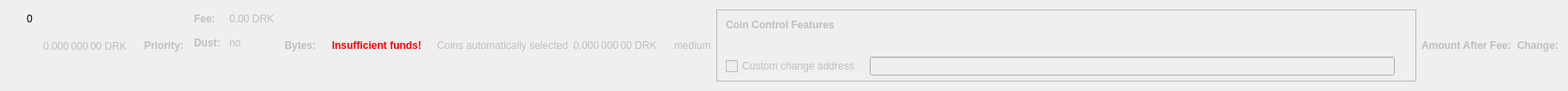
    <widget class="QWidget" name="dummyHideWidget" native="true">
     <property name="maximumSize">
      <size>
       <width>100</width>
       <height>22</height>
      </size>
     </property>
     <layout class="QHBoxLayout" name="dummyHideLayout">
      <item>
       <layout class="QFormLayout" name="formLayoutCoinControl1">
        <property name="horizontalSpacing">
         <number>10</number>
        </property>
        <property name="verticalSpacing">
         <number>14</number>
        </property>
        <property name="leftMargin">
         <number>10</number>
        </property>
        <property name="topMargin">
         <number>4</number>
        </property>
        <property name="rightMargin">
         <number>6</number>
        </property>
        <item row="0" column="1">
         <widget class="QLabel" name="labelCoinControlBytes">
          <property name="cursor">
           <cursorShape>IBeamCursor</cursorShape>
          </property>
          <property name="contextMenuPolicy">
           <enum>Qt::ActionsContextMenu</enum>
          </property>
          <property name="text">
           <string notr="true">0</string>
          </property>
          <property name="textInteractionFlags">
           <set>Qt::LinksAccessibleByMouse|Qt::TextSelectableByKeyboard|Qt::TextSelectableByMouse</set>
          </property>
         </widget>
        </item>
       </layout>
      </item>
      <item>
       <widget class="QLabel" name="labelCoinControlAfterFee">
        <property name="enabled">
         <bool>false</bool>
        </property>
        <property name="sizePolicy">
         <sizepolicy hsizetype="Fixed" vsizetype="Fixed">
          <horstretch>0</horstretch>
          <verstretch>0</verstretch>
         </sizepolicy>
        </property>
        <property name="minimumSize">
         <size>
          <width>111</width>
          <height>12</height>
         </size>
        </property>
        <property name="maximumSize">
         <size>
          <width>111</width>
          <height>12</height>
         </size>
        </property>
        <property name="cursor">
         <cursorShape>IBeamCursor</cursorShape>
        </property>
        <property name="contextMenuPolicy">
         <enum>Qt::ActionsContextMenu</enum>
        </property>
        <property name="text">
         <string notr="true">0.000 000 00 DRK</string>
        </property>
        <property name="textInteractionFlags">
         <set>Qt::LinksAccessibleByMouse|Qt::TextSelectableByKeyboard|Qt::TextSelectableByMouse</set>
        </property>
       </widget>
      </item>
      <item>
       <widget class="QLabel" name="labelCoinControlPriorityText">
        <property name="enabled">
         <bool>false</bool>
        </property>
        <property name="font">
         <font>
          <weight>75</weight>
          <bold>true</bold>
         </font>
        </property>
        <property name="text">
         <string>Priority:</string>
        </property>
       </widget>
      </item>
      <item>
       <layout class="QHBoxLayout" name="horizontalLayout"/>
      </item>
      <item>
       <layout class="QFormLayout" name="formLayoutCoinControl3">
        <property name="horizontalSpacing">
         <number>10</number>
        </property>
        <property name="verticalSpacing">
         <number>14</number>
        </property>
        <property name="leftMargin">
         <number>6</number>
        </property>
        <property name="topMargin">
         <number>4</number>
        </property>
        <property name="rightMargin">
         <number>6</number>
        </property>
        <item row="0" column="0">
         <widget class="QLabel" name="labelCoinControlFeeText">
          <property name="enabled">
           <bool>false</bool>
          </property>
          <property name="font">
           <font>
            <weight>75</weight>
            <bold>true</bold>
           </font>
          </property>
          <property name="text">
           <string>Fee:</string>
          </property>
          <property name="margin">
           <number>0</number>
          </property>
         </widget>
        </item>
        <item row="0" column="1">
         <widget class="QLabel" name="labelCoinControlFee">
          <property name="enabled">
           <bool>false</bool>
          </property>
          <property name="cursor">
           <cursorShape>IBeamCursor</cursorShape>
          </property>
          <property name="contextMenuPolicy">
           <enum>Qt::ActionsContextMenu</enum>
          </property>
          <property name="text">
           <string notr="true">0.00 DRK</string>
          </property>
          <property name="textInteractionFlags">
           <set>Qt::LinksAccessibleByMouse|Qt::TextSelectableByKeyboard|Qt::TextSelectableByMouse</set>
          </property>
         </widget>
        </item>
        <item row="1" column="0">
         <widget class="QLabel" name="labelCoinControlLowOutputText">
          <property name="enabled">
           <bool>false</bool>
          </property>
          <property name="font">
           <font>
            <weight>75</weight>
            <bold>true</bold>
           </font>
          </property>
          <property name="text">
           <string>Dust:</string>
          </property>
         </widget>
        </item>
        <item row="1" column="1">
         <widget class="QLabel" name="labelCoinControlLowOutput">
          <property name="enabled">
           <bool>false</bool>
          </property>
          <property name="cursor">
           <cursorShape>IBeamCursor</cursorShape>
          </property>
          <property name="contextMenuPolicy">
           <enum>Qt::ActionsContextMenu</enum>
          </property>
          <property name="text">
           <string>no</string>
          </property>
          <property name="textInteractionFlags">
           <set>Qt::LinksAccessibleByMouse|Qt::TextSelectableByKeyboard|Qt::TextSelectableByMouse</set>
          </property>
         </widget>
        </item>
       </layout>
      </item>
      <item>
       <widget class="QLabel" name="labelCoinControlBytesText">
        <property name="enabled">
         <bool>false</bool>
        </property>
        <property name="font">
         <font>
          <weight>75</weight>
          <bold>true</bold>
         </font>
        </property>
        <property name="text">
         <string>Bytes:</string>
        </property>
       </widget>
      </item>
      <item>
       <layout class="QFormLayout" name="formLayoutCoinControl2">
        <property name="horizontalSpacing">
         <number>10</number>
        </property>
        <property name="verticalSpacing">
         <number>14</number>
        </property>
        <property name="leftMargin">
         <number>6</number>
        </property>
        <property name="topMargin">
         <number>4</number>
        </property>
        <property name="rightMargin">
         <number>6</number>
        </property>
       </layout>
      </item>
      <item>
       <layout class="QHBoxLayout" name="horizontalLayoutCoinControl2">
        <property name="spacing">
         <number>8</number>
        </property>
        <property name="bottomMargin">
         <number>10</number>
        </property>
       </layout>
      </item>
      <item>
       <widget class="QLabel" name="labelCoinControlInsuffFunds">
        <property name="enabled">
         <bool>false</bool>
        </property>
        <property name="minimumSize">
         <size>
          <width>0</width>
          <height>0</height>
         </size>
        </property>
        <property name="font">
         <font>
          <weight>75</weight>
          <bold>true</bold>
         </font>
        </property>
        <property name="styleSheet">
         <string notr="true">color:red;font-weight:bold;</string>
        </property>
        <property name="text">
         <string>Insufficient funds!</string>
        </property>
        <property name="margin">
         <number>5</number>
        </property>
       </widget>
      </item>
      <item>
       <layout class="QFormLayout" name="formLayoutCoinControl4">
        <property name="horizontalSpacing">
         <number>10</number>
        </property>
        <property name="verticalSpacing">
         <number>14</number>
        </property>
        <property name="leftMargin">
         <number>6</number>
        </property>
        <property name="topMargin">
         <number>4</number>
        </property>
        <property name="rightMargin">
         <number>6</number>
        </property>
       </layout>
      </item>
      <item>
       <widget class="QLabel" name="labelCoinControlAutomaticallySelected">
        <property name="enabled">
         <bool>false</bool>
        </property>
        <property name="sizePolicy">
         <sizepolicy hsizetype="Fixed" vsizetype="Fixed">
          <horstretch>0</horstretch>
          <verstretch>0</verstretch>
         </sizepolicy>
        </property>
        <property name="minimumSize">
         <size>
          <width>0</width>
          <height>0</height>
         </size>
        </property>
        <property name="maximumSize">
         <size>
          <width>240</width>
          <height>16777215</height>
         </size>
        </property>
        <property name="text">
         <string>Coins automatically selected</string>
        </property>
        <property name="margin">
         <number>5</number>
        </property>
       </widget>
      </item>
      <item>
       <widget class="QLabel" name="labelCoinControlChange">
        <property name="enabled">
         <bool>false</bool>
        </property>
        <property name="sizePolicy">
         <sizepolicy hsizetype="Fixed" vsizetype="Fixed">
          <horstretch>0</horstretch>
          <verstretch>0</verstretch>
         </sizepolicy>
        </property>
        <property name="minimumSize">
         <size>
          <width>111</width>
          <height>0</height>
         </size>
        </property>
        <property name="maximumSize">
         <size>
          <width>111</width>
          <height>16777215</height>
         </size>
        </property>
        <property name="cursor">
         <cursorShape>IBeamCursor</cursorShape>
        </property>
        <property name="contextMenuPolicy">
         <enum>Qt::ActionsContextMenu</enum>
        </property>
        <property name="text">
         <string notr="true">0.000 000 00 DRK</string>
        </property>
        <property name="textInteractionFlags">
         <set>Qt::LinksAccessibleByMouse|Qt::TextSelectableByKeyboard|Qt::TextSelectableByMouse</set>
        </property>
       </widget>
      </item>
      <item>
       <widget class="QLabel" name="labelCoinControlPriority">
        <property name="enabled">
         <bool>false</bool>
        </property>
        <property name="cursor">
         <cursorShape>IBeamCursor</cursorShape>
        </property>
        <property name="contextMenuPolicy">
         <enum>Qt::ActionsContextMenu</enum>
        </property>
        <property name="text">
         <string>medium</string>
        </property>
        <property name="textInteractionFlags">
         <set>Qt::LinksAccessibleByMouse|Qt::TextSelectableByKeyboard|Qt::TextSelectableByMouse</set>
        </property>
       </widget>
      </item>
      <item>
       <widget class="QFrame" name="frameCoinControl">
        <property name="sizePolicy">
         <sizepolicy hsizetype="Expanding" vsizetype="Expanding">
          <horstretch>0</horstretch>
          <verstretch>0</verstretch>
         </sizepolicy>
        </property>
        <property name="maximumSize">
         <size>
          <width>16777215</width>
          <height>16777215</height>
         </size>
        </property>
        <property name="frameShape">
         <enum>QFrame::StyledPanel</enum>
        </property>
        <property name="frameShadow">
         <enum>QFrame::Sunken</enum>
        </property>
        <layout class="QVBoxLayout" name="verticalLayoutCoinControl2_2">
         <property name="spacing">
          <number>0</number>
         </property>
         <property name="leftMargin">
          <number>0</number>
         </property>
         <property name="topMargin">
          <number>0</number>
         </property>
         <property name="rightMargin">
          <number>0</number>
         </property>
         <property name="bottomMargin">
          <number>6</number>
         </property>
         <item>
          <layout class="QVBoxLayout" name="verticalLayoutCoinControl" stretch="0,0,0,1">
           <property name="spacing">
            <number>0</number>
           </property>
           <property name="leftMargin">
            <number>10</number>
           </property>
           <property name="topMargin">
            <number>10</number>
           </property>
           <item>
            <layout class="QHBoxLayout" name="horizontalLayoutCoinControl1">
             <property name="bottomMargin">
              <number>15</number>
             </property>
             <item>
              <widget class="QLabel" name="labelCoinControlFeatures">
               <property name="enabled">
                <bool>false</bool>
               </property>
               <property name="sizePolicy">
                <sizepolicy hsizetype="Preferred" vsizetype="Maximum">
                 <horstretch>0</horstretch>
                 <verstretch>0</verstretch>
                </sizepolicy>
               </property>
               <property name="font">
                <font>
                 <weight>75</weight>
                 <bold>true</bold>
                </font>
               </property>
               <property name="styleSheet">
                <string notr="true">font-weight:bold;</string>
               </property>
               <property name="text">
                <string>Coin Control Features</string>
               </property>
              </widget>
             </item>
            </layout>
           </item>
           <item>
            <widget class="QWidget" name="widgetCoinControl" native="true">
             <property name="sizePolicy">
              <sizepolicy hsizetype="Preferred" vsizetype="Preferred">
               <horstretch>0</horstretch>
               <verstretch>0</verstretch>
              </sizepolicy>
             </property>
             <property name="minimumSize">
              <size>
               <width>0</width>
               <height>0</height>
              </size>
             </property>
             <property name="styleSheet">
              <string notr="true"/>
             </property>
             <layout class="QHBoxLayout" name="horizontalLayoutCoinControl5_2">
              <property name="leftMargin">
               <number>0</number>
              </property>
              <property name="topMargin">
               <number>0</number>
              </property>
              <property name="rightMargin">
               <number>0</number>
              </property>
              <property name="bottomMargin">
               <number>0</number>
              </property>
              <item>
               <layout class="QHBoxLayout" name="horizontalLayoutCoinControl3">
                <property name="spacing">
                 <number>20</number>
                </property>
                <property name="topMargin">
                 <number>0</number>
                </property>
                <property name="bottomMargin">
                 <number>10</number>
                </property>
               </layout>
              </item>
             </layout>
            </widget>
           </item>
           <item>
            <layout class="QHBoxLayout" name="horizontalLayoutCoinControl4" stretch="0,0,0">
             <property name="spacing">
              <number>12</number>
             </property>
             <property name="sizeConstraint">
              <enum>QLayout::SetDefaultConstraint</enum>
             </property>
             <property name="topMargin">
              <number>5</number>
             </property>
             <property name="rightMargin">
              <number>5</number>
             </property>
             <item>
              <widget class="QCheckBox" name="checkBoxCoinControlChange">
               <property name="enabled">
                <bool>false</bool>
               </property>
               <property name="toolTip">
                <string>If this is activated, but the change address is empty or invalid, change will be sent to a newly generated address.</string>
               </property>
               <property name="text">
                <string>Custom change address</string>
               </property>
              </widget>
             </item>
             <item>
              <widget class="QValidatedLineEdit" name="lineEditCoinControlChange">
               <property name="enabled">
                <bool>false</bool>
               </property>
               <property name="sizePolicy">
                <sizepolicy hsizetype="Expanding" vsizetype="Fixed">
                 <horstretch>0</horstretch>
                 <verstretch>0</verstretch>
                </sizepolicy>
               </property>
              </widget>
             </item>
             <item>
              <widget class="QLabel" name="labelCoinControlChangeLabel_2">
               <property name="sizePolicy">
                <sizepolicy hsizetype="Preferred" vsizetype="Expanding">
                 <horstretch>0</horstretch>
                 <verstretch>0</verstretch>
                </sizepolicy>
               </property>
               <property name="minimumSize">
                <size>
                 <width>0</width>
                 <height>0</height>
                </size>
               </property>
               <property name="text">
                <string/>
               </property>
               <property name="margin">
                <number>3</number>
               </property>
              </widget>
             </item>
            </layout>
           </item>
           <item>
            <spacer name="verticalSpacerCoinControl">
             <property name="orientation">
              <enum>Qt::Vertical</enum>
             </property>
             <property name="sizeHint" stdset="0">
              <size>
               <width>800</width>
               <height>1</height>
              </size>
             </property>
            </spacer>
           </item>
          </layout>
         </item>
        </layout>
       </widget>
      </item>
      <item>
       <widget class="QLabel" name="labelCoinControlAfterFeeText">
        <property name="enabled">
         <bool>false</bool>
        </property>
        <property name="minimumSize">
         <size>
          <width>0</width>
          <height>0</height>
         </size>
        </property>
        <property name="maximumSize">
         <size>
          <width>16777215</width>
          <height>16777215</height>
         </size>
        </property>
        <property name="font">
         <font>
          <weight>75</weight>
          <bold>true</bold>
         </font>
        </property>
        <property name="text">
         <string>Amount After Fee:</string>
        </property>
        <property name="alignment">
         <set>Qt::AlignLeading|Qt::AlignLeft|Qt::AlignVCenter</set>
        </property>
        <property name="margin">
         <number>0</number>
        </property>
       </widget>
      </item>
      <item>
       <widget class="QLabel" name="labelCoinControlChangeText">
        <property name="enabled">
         <bool>false</bool>
        </property>
        <property name="sizePolicy">
         <sizepolicy hsizetype="Preferred" vsizetype="Preferred">
          <horstretch>0</horstretch>
          <verstretch>0</verstretch>
         </sizepolicy>
        </property>
        <property name="minimumSize">
         <size>
          <width>0</width>
          <height>0</height>
         </size>
        </property>
        <property name="maximumSize">
         <size>
          <width>16777215</width>
          <height>16777215</height>
         </size>
        </property>
        <property name="font">
         <font>
          <weight>75</weight>
          <bold>true</bold>
         </font>
        </property>
        <property name="text">
         <string>Change:</string>
        </property>
        <property name="alignment">
         <set>Qt::AlignLeading|Qt::AlignLeft|Qt::AlignVCenter</set>
        </property>
       </widget>
      </item>
     </layout>
    </widget>
